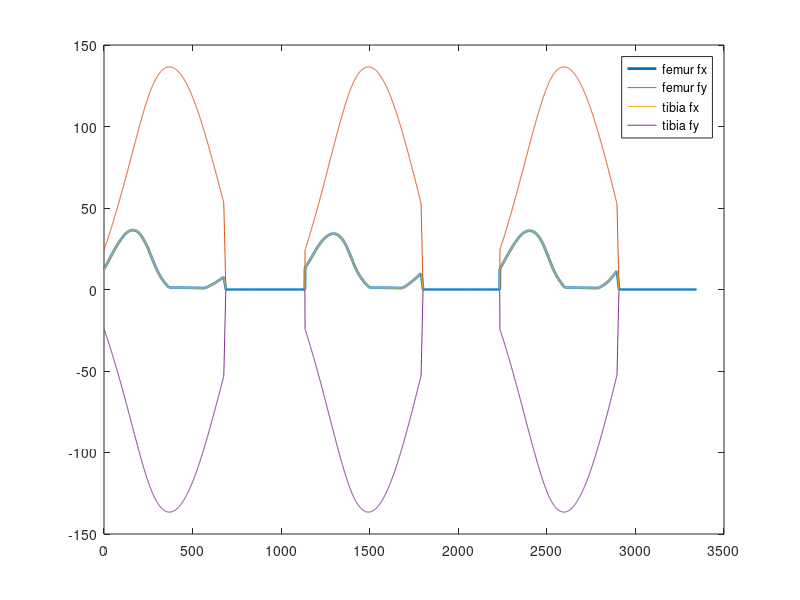

This chart was generated by the following MATLAB code:
%% read data
singleCycle_force = -[
    -27.49388886
    -31.86770312
    -36.23477139
    -40.8184901
    -45.39132204
    -50.07688276
    -54.79098891
    -59.52648385
    -64.29798542
    -69.02385379
    -73.75400349
    -78.41339854
    -83.01618567
    -87.53508907
    -91.94133525
    -96.2381879
    -100.3847228
    -104.3834598
    -108.2061415
    -111.8410203
    -115.2761229
    -118.4906936
    -121.4795311
    -124.2237543
    -126.7166535
    -128.9467798
    -130.9042497
    -132.5836866
    -133.975979
    -135.0779104
    -135.8840163
    -136.3919251
    -136.6004367
    -136.5083949
    -136.1173461
    -135.429067
    -134.4472944
    -133.1763352
    -131.6219544
    -129.79107
    -127.6915263
    -125.3325903
    -122.7241187
    -119.8771604
    -116.8034723
    -113.5159166
    -110.0281037
    -106.3541021
    -102.5089189
    -98.50802777
    -94.36762936
    -90.10407233
    -85.734346
    -81.27566817
    -76.74552829
    -72.16182606
    -67.54201687
    -62.90450242
    -58.26673388
    -53.6468159
    zeros(40,1)];

knee_angle_raw = -[-55.11708732
-55.83900513
-56.52659017
-57.16529849
-57.5553304
-57.64780507
-57.62290076
-57.46447088
-57.03545389
-56.37020575
-55.5312311
-54.54092095
-53.37804356
-52.08246027
-50.49297837
-48.75949255
-46.83789327
-44.79025972
-42.62554235
-40.26833597
-37.74408198
-35.02976386
-32.19107148
-29.3045595
-26.62352572
-23.61252756
-20.46697171
-17.71309078
-14.99400006
-12.43848796
-10.26085306
-8.26794504
-6.52375514
-5.08146035
-3.78282582
-2.59774255
-1.63136419
-0.67316896
0.09511863
0.72267437
1.1791555
1.51070599
1.71412363
1.84458205
1.87115816
1.77415211
1.64090204
1.48793449
1.24780398
1.25254728
1.10863472
1.00836551
0.86875266
0.69771459
0.44015136
0.06416885
-0.37678639
-0.9868944
-1.69015535
-2.44436233
-3.30892648
-4.23996198
-5.33605614
-6.69961096
-8.23910708
-10.10215924
-12.23727849
-14.68837064
-17.56157844
-21.05738049
-24.86166375
-28.86123496
-32.97699046
-37.12842069
-41.11277299
-44.46253196
-47.46014026
-50.52729576
-53.50320669
-56.17166343
-58.40477998
-60.34667414
-61.95848209
-63.20712356
-64.29755671
-65.17219749
-65.85691902
-66.38729425
-66.66161085
-66.81533339
-66.7851778
-66.5987148
-66.36450211
-66.02545015
-65.64383258
-65.15371438
-64.64377
-64.01476213
-63.42676519
-62.7819917
-62.04732968
-61.2319344
-60.31942644
-59.46603995
-58.57118871
-57.72729564
-56.95484269
-56.41702545
-56.06234091
-55.92511485
-55.91658145
-55.96396413
-56.06794523
-56.29840052
-56.54180733
-56.39852024
-56.20116992
-55.83285624
-55.54126184
-55.423839
-55.11823618
-54.52289281
-53.752822
-52.79122184
-51.62200024
-50.3245498
-48.92851726
-47.45624977
-45.93108489
-44.17055065
-42.30854172
-40.39717994
-38.36574691
-36.19888286
-33.71418606
-31.41376105
-28.72454311
-26.01689056
-22.98998982
-20.10141635
-17.19487618
-14.51592871
-12.02273302
-9.88254013
-8.09706816
-6.50376698
-5.22427682
-3.94898055
-2.86062162
-1.92926989
-1.12812068
-0.35813502
0.16184974
0.62464556
0.90534484
1.09140371
1.28000016
1.3767356
1.43341273
1.42402759
1.43128821
1.47852237
1.38560537
1.23911605
1.12648339
0.77260918
0.41880025
-0.02534094
-0.62788614
-1.33841905
-2.14581009
-3.1506361
-4.30952943
-5.71378535
-7.34850963
-9.16970142
-11.32238377
-13.85199527
-16.81449157
-20.22650182
-24.01461804
-27.86060591
-31.96298311
-36.13967046
-40.32550835
-44.38991009
-48.0590912
-51.06396567
-54.17849665
-57.23110487
-59.97307945
-62.23037437
-64.10135705
-65.65376039
-66.80135059
-67.73988738
-68.33818852
-68.73480207
-68.88662305
-68.83869009
-68.58932909
-68.13926869
-67.57037899
-66.82926152
-65.9719437
-64.97920068
-63.95151557
-62.79935937
-61.72328375
-60.54875988
-59.38071228
-58.22219988
-57.13411229
-56.13232732
-55.24860398
-54.49853781
-53.85649989
-53.35951625
-53.08279104
-53.02863993
-52.85861071
-53.12892371
-53.3876932
-53.97003977
-54.84120835
-55.55750456
-56.20423452
-56.43988468
-56.36339444
-56.22901693
-55.97554071
-55.65874319
-55.0433063
-54.37449664
-53.57836522
-52.58016165
-51.41607145
-50.1152513
-48.6480458
-47.06913815
-45.31166284
-43.5610791
-41.55700299
-39.55890842
-37.45931111
-35.13479038
-32.7609787
-30.13847485
-27.49299518
-24.39153319
-21.54037548
-18.76108373
-15.87508617
-13.19132285
-10.84457646
-8.84274134
-7.03166483
-5.44321441
-4.10500652
-2.82956722
-1.61593748
-0.58558763
0.30434017
1.02564563
1.68233607
2.11479505
2.46560961
2.65572073
2.70851769
2.68563969
2.52675179
2.32773554
2.06796885
1.73918755
1.37523324
1.05446705
0.54065842
0.24840468
-0.24302833
-0.75014235
-1.41828424
-2.16909563
-3.11285729
-4.23609896
-5.6586622
-7.38672296
-9.52453174
-12.30307424
-15.67132061
-19.62454476
-24.02625055
-28.47042439
-32.99044808
-37.62287135
-42.20392767
-46.49040132
-50.08948375
-53.17769605
-56.40159544
-59.26016826
-61.79880493
-63.79375256
-65.46307637
-66.77950812
-67.70862028
-68.37695509
-68.78226787
-68.89371317
-68.81361009
-68.42737501
-67.8509363
-67.09570226
-66.21174439
-65.20003194
-64.08279987
-62.8813376
-61.69668628
-60.54544805
-59.32039668
-58.16063175
-56.96523376
-56.02474555
-55.03964369
-54.17241313
-53.33859549
-52.61539045
-52.07615249
-51.63629268
-51.2397655
-51.18589395
-51.10167653
-51.32234972
-51.51766471
-51.71524797
-52.34647777
-53.24519576
];

%% calculate exo force
% 26~31 sec
% 1st gait cycle: 26.714 s (1122) ~ 27.847 s (2255)
% 2nd gait cycle: 27.848 s (2256) ~ 28.947 s (3355)
% 3rd gait cycle: 28.948 s (3356) ~ 30.057 s (4465)

exo_force_1 = interp1(1:100, singleCycle_force, linspace(1,100,2255-1122+1), "linear");
exo_force_2 = interp1(1:100, singleCycle_force, linspace(1,100,3355-2256+1), "linear");
exo_force_3 = interp1(1:100, singleCycle_force, linspace(1,100,4465-3356+1), "linear");

exo_force = [exo_force_1 exo_force_2 exo_force_3];

knee_angle = interp1(1:length(knee_angle_raw), knee_angle_raw, linspace(1, length(knee_angle_raw), length(exo_force)), "linear");

% 大腿受力点距膝关节：0.2 m
b = 0.2;
% 小腿受力点距膝关节：0.2 m
c = 0.2;
% 大小腿夹角(钝角，强制保持≤179°）
A = deg2rad(180-knee_angle);
A(A>(deg2rad(179))) = deg2rad(179);
% 实时推杆长度（余弦定理）
a = sqrt(b^2 + c^2 - 2*b*c*cos(A));
% 推杆与大腿夹角（锐角∠ABC，正弦定理）
B = asin(sin(A)*b./a);
% 推杆与小腿夹角（锐角∠ACB，正弦定理）
C = asin(sin(A)*c./a);

femur_fx = (exo_force .* sin(B))';
femur_fy = (exo_force .* cos(B))';
tibia_fx = (exo_force .* sin(C))';
tibia_fy = (-exo_force .* cos(C))';

figure, plot(femur_fx, 'LineWidth', 2); hold on
plot(femur_fy), plot(tibia_fx), plot(tibia_fy)
legend('femur fx', 'femur fy', 'tibia fx', 'tibia fy');